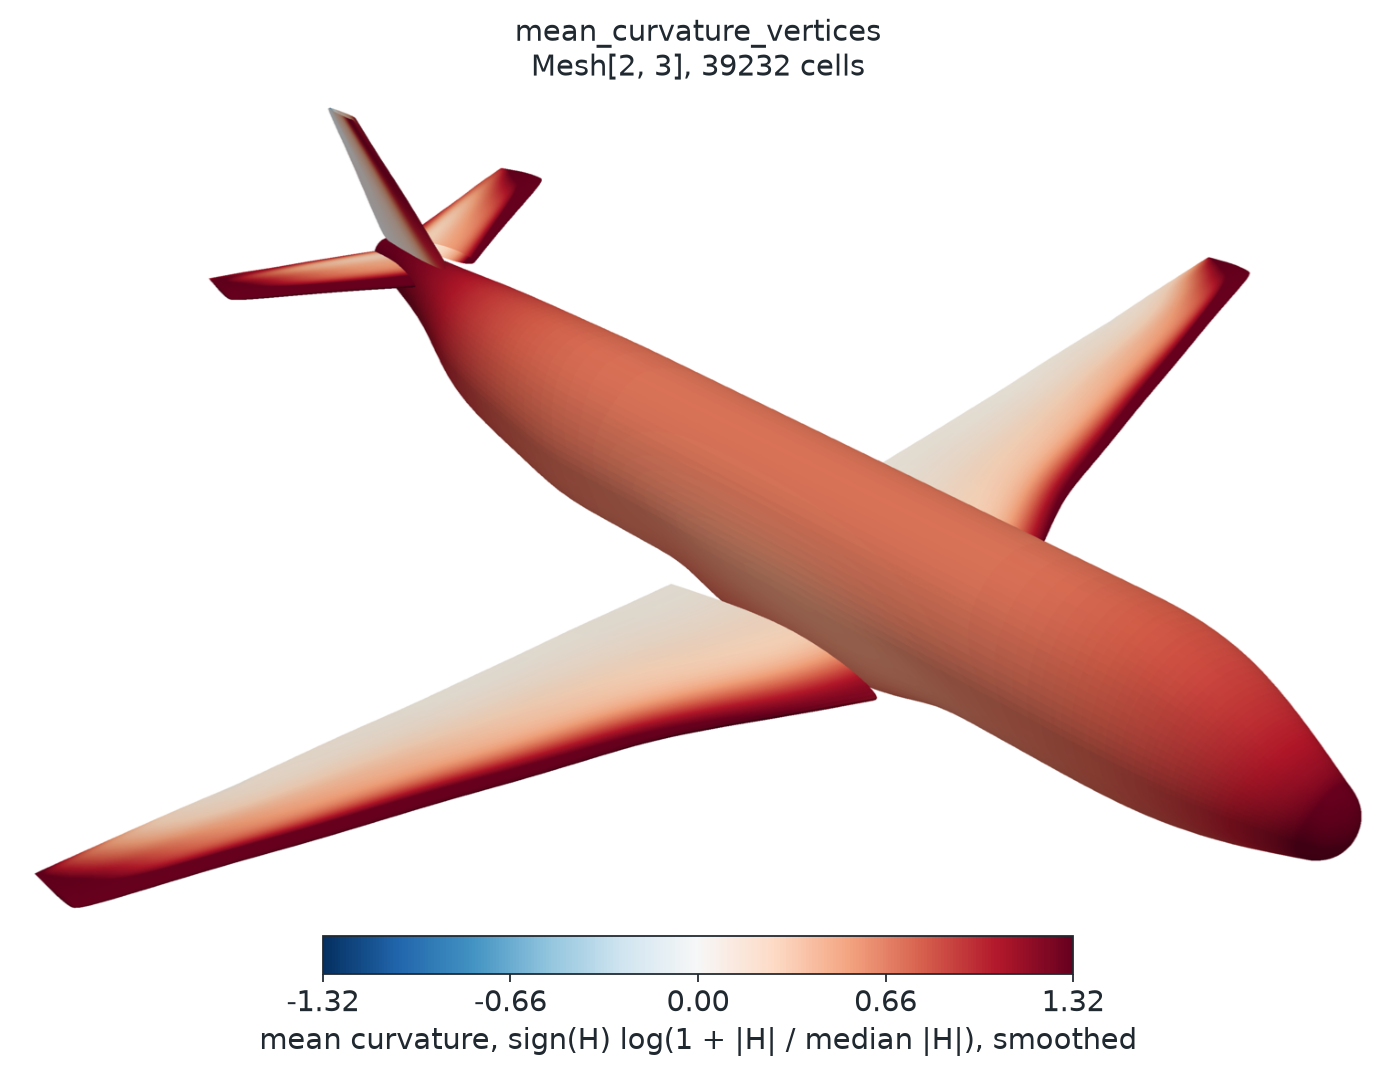

Python code for this plot:
# SPDX-FileCopyrightText: Copyright (c) 2023 - 2026 NVIDIA CORPORATION & AFFILIATES.
# SPDX-FileCopyrightText: All rights reserved.
# SPDX-License-Identifier: Apache-2.0
#
# Licensed under the Apache License, Version 2.0 (the "License");
# you may not use this file except in compliance with the License.
# You may obtain a copy of the License at
#
# http://www.apache.org/licenses/LICENSE-2.0
#
# Unless required by applicable law or agreed to in writing, software
# distributed under the License is distributed on an "AS IS" BASIS,
# WITHOUT WARRANTIES OR CONDITIONS OF ANY KIND, either express or implied.
# See the License for the specific language governing permissions and
# limitations under the License.

"""Render the PyVista stock airplane mesh colored by mean curvature."""

from pathlib import Path

import matplotlib.pyplot as plt
import numpy as np
import pyvista as pv
import torch
from _style import DIVERGING, mesh_label, save
from matplotlib.colors import TwoSlopeNorm

from physicsnemo.mesh.io import from_pyvista, to_pyvista

pv.OFF_SCREEN = True

OUTPUT = Path(__file__).parent / "airplane_mean_curvature.png"


def _smoothed_curvature(mesh):
    """Return the log-scaled mean curvature, smoothed by neighbor averaging."""

    # The airplane has open boundary edges, where curvature is NaN.
    values = torch.nan_to_num(mesh.mean_curvature_vertices, nan=0.0)
    # Scale by the median magnitude first: the airplane's units make every |H| far
    # below one, where log1p is linear and the log scale would do nothing.
    scale = values.abs().median().clamp(min=torch.finfo(values.dtype).tiny)
    values = values.sign() * (values.abs() / scale).log1p()
    # Iterated neighbor averaging suppresses per-vertex noise of the estimate.
    source, target = mesh.get_point_to_points_adjacency().expand_to_pairs()
    for _ in range(50):
        neighbor_sum = torch.zeros_like(values)
        counts = torch.zeros_like(values)
        neighbor_sum.scatter_add_(0, target, values[source])
        counts.scatter_add_(0, target, torch.ones_like(values[source]))
        values = 0.3 * values + 0.7 * neighbor_sum / counts.clamp(min=1)
    return values


def main():
    """Generate the documentation image."""

    mesh = from_pyvista(pv.examples.load_airplane()).clean()
    # Loop subdivision gives a smoother surface for the discrete estimate.
    mesh = mesh.subdivide(levels=2, filter="loop")
    values = _smoothed_curvature(mesh).numpy()
    # Symmetric limits keep zero white. The 80th percentile keeps the sharp edges
    # from compressing the bulk variation, and both signs, into one color.
    limit = float(np.percentile(np.abs(values), 80))
    norm = TwoSlopeNorm(vmin=-limit, vcenter=0.0, vmax=limit)

    pv_mesh = to_pyvista(mesh)
    pv_mesh.point_data["curvature"] = values
    plotter = pv.Plotter(off_screen=True, window_size=(1800, 1150))
    plotter.enable_anti_aliasing("ssaa")
    plotter.set_background("white")
    plotter.add_mesh(
        pv_mesh,
        scalars="curvature",
        cmap=DIVERGING,
        clim=(-limit, limit),
        show_scalar_bar=False,
        ambient=0.35,
        diffuse=0.7,
    )
    # Scale-relative camera, shared with airplane.py.
    center = mesh.points.mean(dim=0).numpy().tolist()
    diagonal = float((mesh.points.amax(dim=0) - mesh.points.amin(dim=0)).norm())
    eye = [
        center[0] - 0.7 * diagonal,
        center[1] - 0.7 * diagonal,
        center[2] + 0.6 * diagonal,
    ]
    plotter.camera_position = [eye, center, (0.0, 0.0, 1.0)]
    plotter.camera.zoom(1.25)
    image = plotter.screenshot(return_img=True)
    plotter.close()
    # Crop the white border, so that the title sits close to the airplane.
    ink = (image[..., :3] < 250).any(axis=2)
    rows, cols = np.flatnonzero(ink.any(axis=1)), np.flatnonzero(ink.any(axis=0))
    image = image[
        max(rows[0] - 20, 0) : rows[-1] + 20, max(cols[0] - 20, 0) : cols[-1] + 20
    ]

    figure, axis = plt.subplots(
        figsize=(11.0, 11.0 * image.shape[0] / image.shape[1] + 1.4)
    )
    axis.imshow(image)
    axis.set_title(f"mean_curvature_vertices\n{mesh_label(mesh)}")
    axis.set_axis_off()
    colorbar = figure.colorbar(
        plt.cm.ScalarMappable(norm=norm, cmap=DIVERGING),
        ax=axis,
        orientation="horizontal",
        fraction=0.04,
        pad=0.01,
        shrink=0.55,
    )
    colorbar.set_label("mean curvature, sign(H) log(1 + |H| / median |H|), smoothed")
    ticks = np.linspace(-limit, limit, 5)
    colorbar.set_ticks(ticks, labels=[f"{tick:.2f}" for tick in ticks])
    save(figure, OUTPUT, tight=True, full_color=True)


if __name__ == "__main__":
    main()
